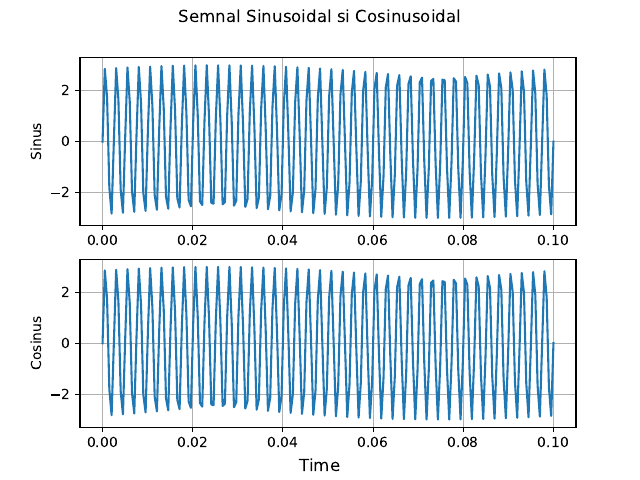

This chart was generated by the following Python code:
import numpy as np
import matplotlib.pyplot as plt

pi = np.pi

def semnal_sin(A, f, t, omega):
    return A * np.sin( 2 * pi * f * t + omega)

def semnal_cos(A, f, t, omega):
    return A * np.cos( 2 * pi * f * t + omega)

t = np.linspace(0,0.1,200)

fig, axs = plt.subplots(2)
fig.suptitle('Semnal Sinusoidal si Cosinusoidal')

axs[0].plot(t,semnal_sin(3,400,t,0))
axs[0].grid(True)
axs[0].set_ylabel('Sinus')

axs[1].plot(t,semnal_cos(3,400,t,-pi/2))
axs[1].grid(True)
axs[1].set_ylabel('Cosinus')

fig.supxlabel('Time')
plt.savefig('1.pdf')
fig.show()